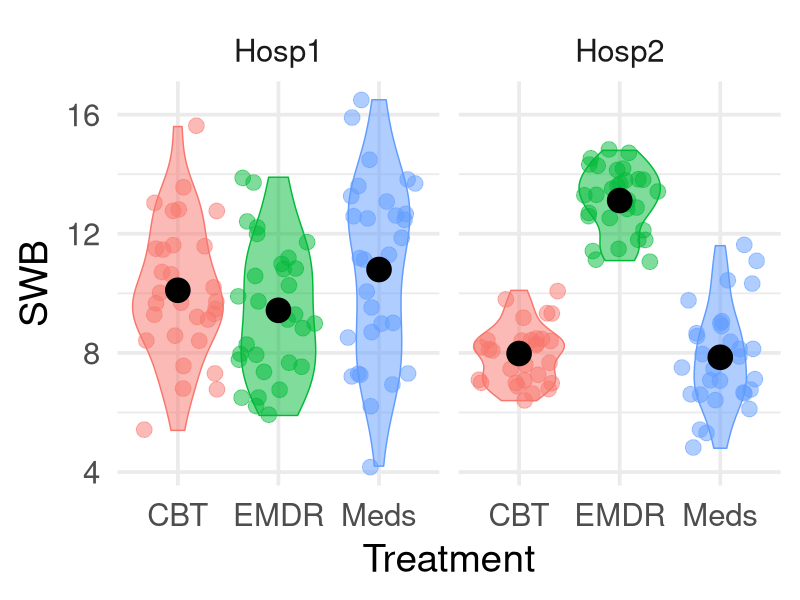
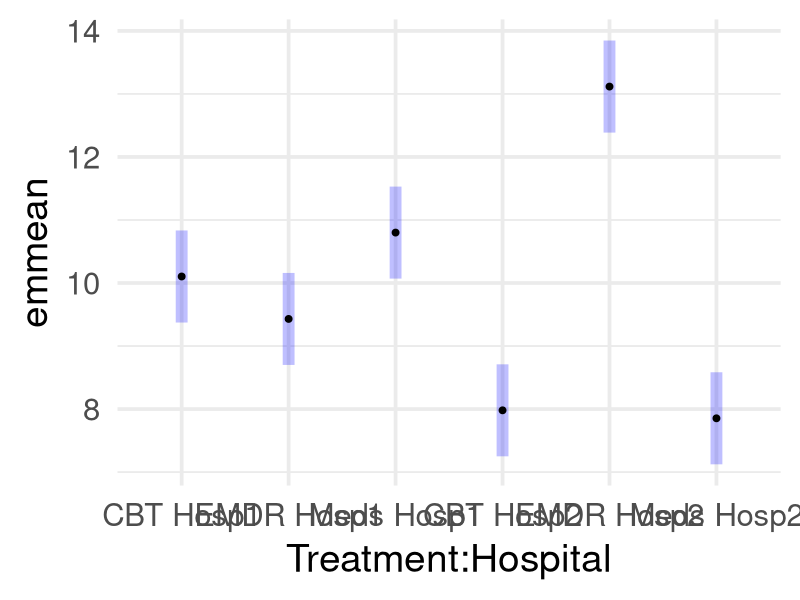
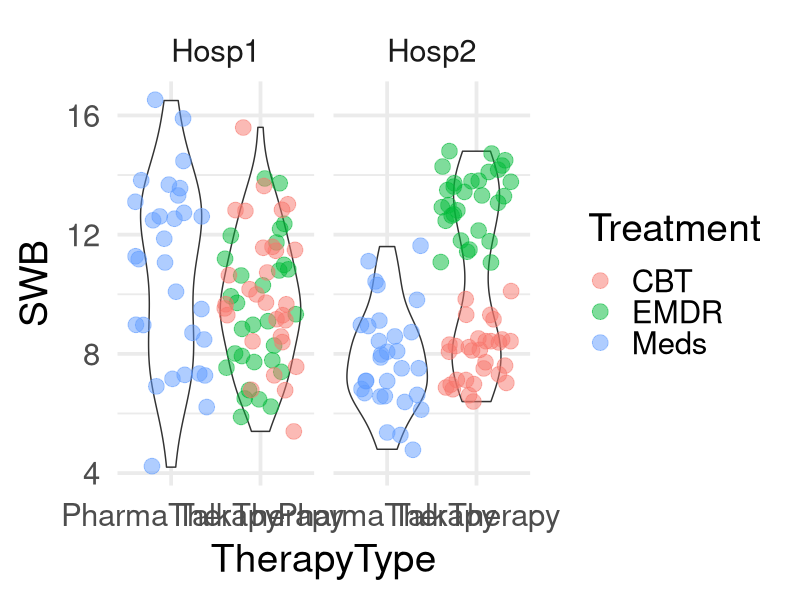

Write R code to recreate these figures, in order.
## ---- chunk 1
#| label: setup
#| include: false
library(tidyverse)
library(emmeans)
dapr2red <- "#BF1932" 

theme_set(
  theme_minimal(
    base_size = 28
  )
)

hosp <- read_csv("data/hospital.csv") |>
  mutate(
    Treatment = case_when(
      Treatment == 'TreatA' ~ 'Meds',
      Treatment == 'TreatB' ~ 'EMDR',
      Treatment == 'TreatC' ~ 'CBT',
    ),
    Treatment = factor(Treatment),
    Hospital = factor(Hospital),
  )

# get group means
mean_Meds_1 <- mean(filter(hosp, Treatment == 'Meds', Hospital == 'Hosp1')$SWB)
mean_EMDR_1 <- mean(filter(hosp, Treatment == 'EMDR', Hospital == 'Hosp1')$SWB)
mean_CBT_1  <- mean(filter(hosp, Treatment == 'CBT',  Hospital == 'Hosp1')$SWB)
mean_Meds_2 <- mean(filter(hosp, Treatment == 'Meds', Hospital == 'Hosp2')$SWB)
mean_EMDR_2 <- mean(filter(hosp, Treatment == 'EMDR', Hospital == 'Hosp2')$SWB)
mean_CBT_2  <- mean(filter(hosp, Treatment == 'CBT',  Hospital == 'Hosp2')$SWB)
## ---- chunk 2
hosp |>
  ggplot(aes(x = Treatment, y = SWB, colour = Treatment, fill = Treatment)) +
  geom_violin(alpha = 0.5) +
  geom_jitter(alpha = 0.5, size = 5) +
  facet_wrap(~ Hospital) +
  stat_summary(fun = mean, geom = 'point', colour = 'black', size = 8, show.legend = F) +
  theme(legend.position = 'none') +
  NULL
## ---- chunk 3
hosp |>
  head(12)
## ---- chunk 4
contrasts(hosp$Treatment)
## ---- chunk 5
contrasts(hosp$Hospital)
## ---- chunk 6
m1 <- lm(SWB ~ Treatment * Hospital, data = hosp)
## ---- chunk 7
m1_emm <- emmeans(m1, ~ Treatment * Hospital)
m1_emm
## ---- chunk 8
plot(m1_emm) + 
  coord_flip() +
  theme(text = element_text(size=28))
## ---- chunk 9
hosp |>
  mutate(
    TherapyType = ifelse(Treatment == 'Meds', 'PharmaTherapy', 'TalkTherapy')
  ) |>
  ggplot(aes(x = TherapyType, y = SWB)) +
  geom_violin() +
  geom_jitter(aes(colour = Treatment), alpha = 0.5, size = 5) +
  facet_wrap(~ Hospital) +
  NULL
## ---- chunk 10
TherapyType_contr <- c(
  'CBT'  = 1/2,
  'EMDR' = 1/2,
  'Meds' =  -1
)

Hosp_contr <- c(
  'Hosp1' =  1,
  'Hosp2' = -1
)
## ---- chunk 11
(interaction_contr <- outer(TherapyType_contr, Hosp_contr) |> as.vector())
## ---- chunk 12
interaction_contr <- list('TreatmentType:Hospital' = interaction_contr)
## ---- chunk 13
interaction_contr <- list( "TreatmentType:Hospital" =
    c(
        0.5,    # CBT  Hosp1 
        0.5,    # EMDR Hosp1
         -1,    # Meds Hosp1
       -0.5,    # CBT  Hosp2
       -0.5,    # EMDR Hosp2
          1     # Meds Hosp2
    )
)
## ---- chunk 14
(m1_ixn_test <- contrast(m1_emm, interaction_contr))
## ---- chunk 15
(m1_ixn_confint <- confint(m1_ixn_test))
## ---- chunk 16
(hosp_manual <- hosp |>
  group_by(Treatment, Hospital) |>
  summarise(mean_SWB = mean(SWB)) |>
  arrange(Hospital) |>
  ungroup() |>
  mutate(
    `TreatmentType:Hospital` = c(0.5, 0.5, -1, -0.5, -0.5, 1),
    product  = mean_SWB * `TreatmentType:Hospital`
  )) |>
  kableExtra::kable(digits = 2)
## ---- chunk 17
sum(hosp_manual$product)
## ---- chunk 18
(m1_pairwise <- pairs(m1_emm))
## ---- chunk 19
m1_pairwise
